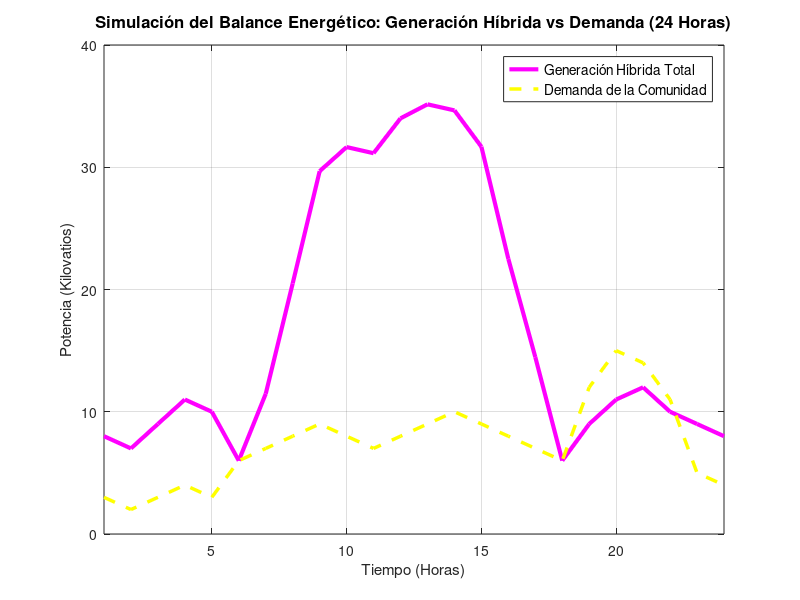

MATLAB code for this plot:
%% ========================================
% Software para Ingeniería 
% RETO 2: Modelado del balance híbrido 
% Eduardo Barros
% =========================================

% Limpio la ventana de comandos, el espacio de trabajo y cerrar figuras previas
clc;
clear;
close all;

%% DEFINICIÓN DEL VECTOR TIEMPO
% Creo un vector fila que representa las 24 horas del día (de 1 a 24).
tiempo = 1:24;

%% GENERACIÓN SOLAR (Vector de 24 posiciones)
% Restricción: 0 en la noche (horas 1 a 5 y 19 a 24), curva ascendente 
% durante el día con un pico máximo de 25 kW a las 12 del mediodía.
P_solar = zeros(1, 24); % Inicializo un vector de ceros de 1x24

% Defino la curva solar usando una función matemática (campana) para las horas de luz (6 a 18)
% Uso el operador punto (.) para operaciones elemento a elemento
horas_luz = 6:18;
P_solar(horas_luz) = 25 * sin(pi * (horas_luz - 6) / 12);

%% GENERACIÓN EÓLICA (Vector de 24 posiciones)
% Restricción: Fluctúa irregularmente durante las 24 horas sin superar 15 kW.
% Defino valores manuales o pseudo-aleatorios controlados para simular el viento:
P_eolica = [8, 7, 9, 11, 10, 6, 5, 8, 12, 10, 7, 9, 11, 13, 14, 10, 8, 6, 9, 11, 12, 10, 9, 8];

%% GENERACIÓN HÍBRIDA TOTAL
% Suma matemática elemento a elemento de los vectores solar y eólico.
P_hibrida_total = P_solar + P_eolica;

%% DEMANDA DE LA COMUNIDAD (Vector de 24 posiciones)
% Restricciones:
% - Nocturno (1-5 y 22-24): 2 kW a 4 kW.
% - Diurno (6-17): 6 kW a 10 kW.
% - Pico máximo (18-21): hasta 15 kW.
P_demanda = [3, 2, 3, 4, 3,  ...  % Horas 1 a 5 (Nocturno base)
    6, 7, 8, 9, 8, 7, 8, 9, 10, 9, 8, 7, 6, ... % Horas 6 a 17 (Diurno)
    12, 15, 14, 11, ... % Horas 18 a 21 (Pico máximo)
    5, 4,];              % Horas 22 a 24 (Retorno a nocturno)

%% VISUALIZACIÓN GRÁFICA
figure('Name', 'Balance Híbrido de la Micro-red', 'Color', 'None');

% Graficar Generación Híbrida Total
plot(tiempo, P_hibrida_total, '-m', 'LineWidth', 3);
hold on; % Mantiene la gráfica actual para superponer la siguiente

% Graficar Demanda de la Comunidad
plot(tiempo, P_demanda, '--y', 'LineWidth',2.5);

% Personalización de la gráfica exigida por la guía
title('Simulación del Balance Energético: Generación Híbrida vs Demanda (24 Horas)', 'FontSize', 12, 'FontWeight', 'bold');
xlabel('Tiempo (Horas)', 'FontSize', 11);
ylabel('Potencia (Kilovatios)', 'FontSize', 11);

% Configurar límites de los ejes y cuadrícula
xlim([1 24]);
ylim([0 40]);
grid on;

% Añadir leyenda para identificar cada curva
legend({'Generación Híbrida Total', 'Demanda de la Comunidad'}, 'Location', 'northeast', 'FontSize', 10);

hold off;
